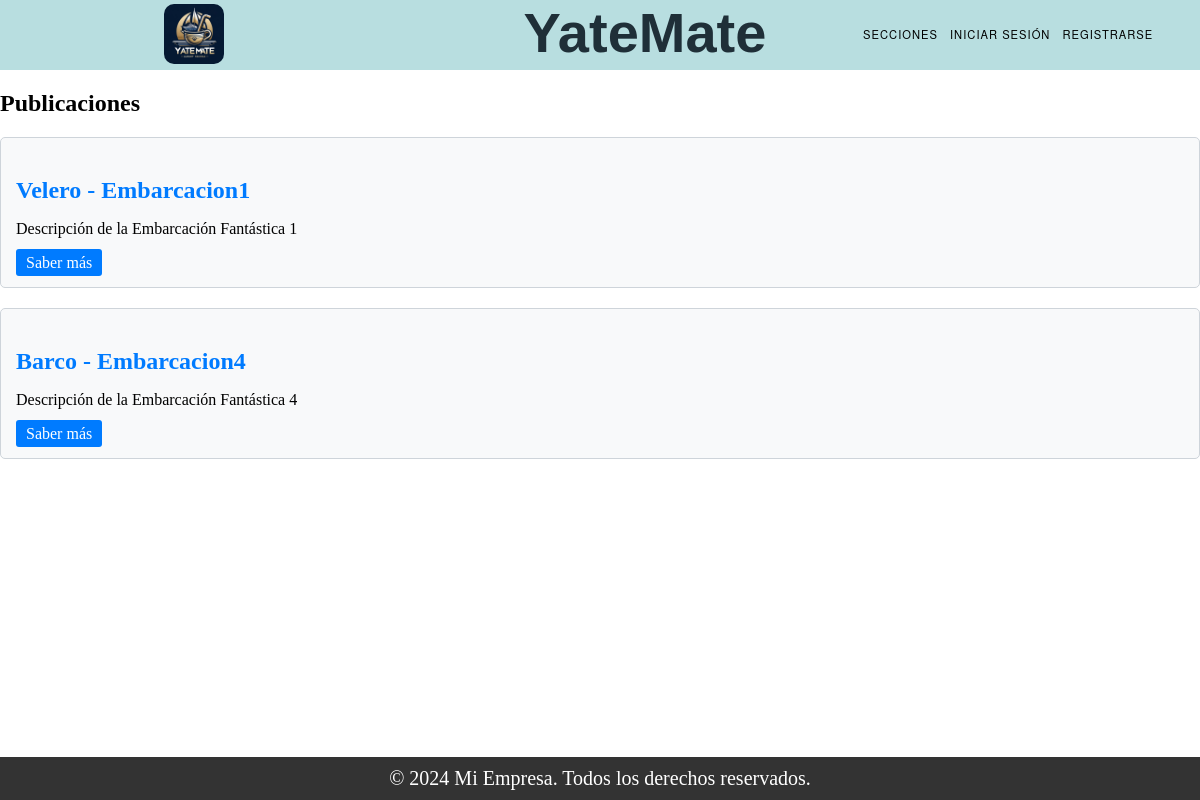
/list_publication_boat/, run on an earlier commit of the app's database.
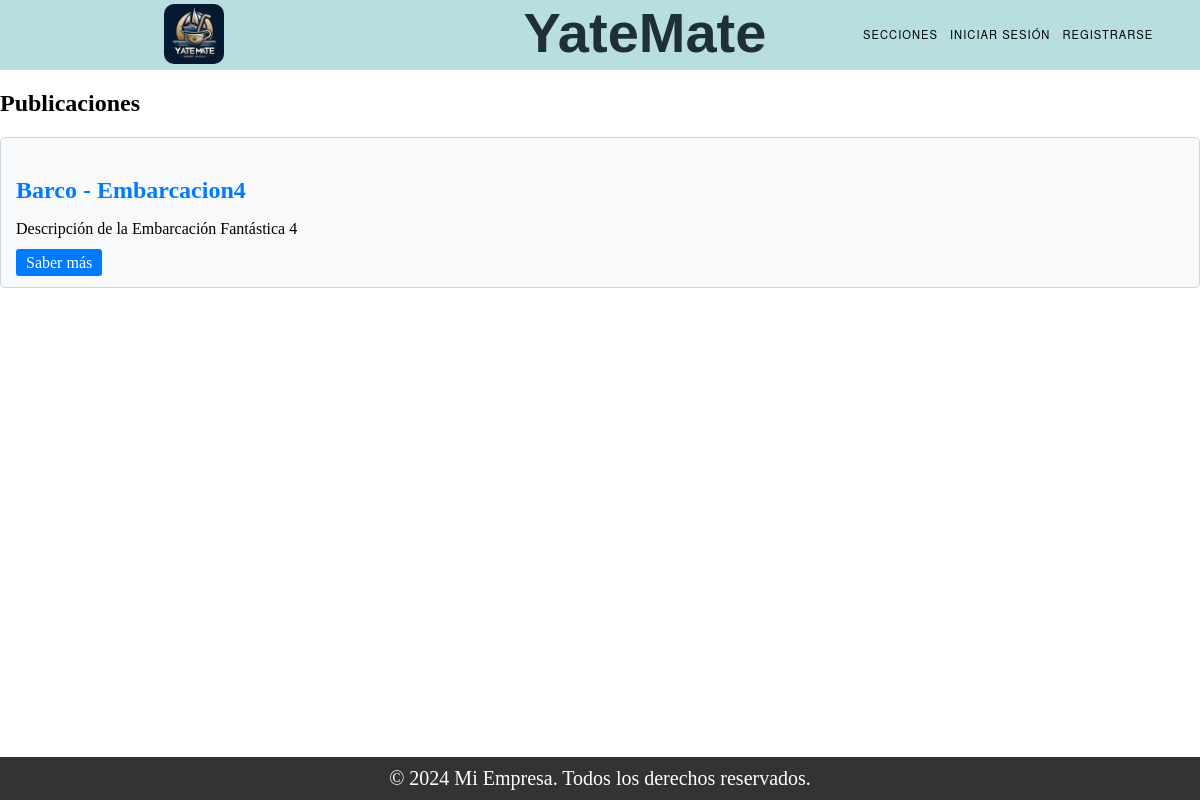
And on a later commit of the database.
### Trueque/models.py (models this page shows, shortened)
class Publicacion_Embarcacion(models.Model):
    ESTADO_CHOICES = (
        ('Vigente', 'Vigente'),
        ('Proceso', 'Proceso'),
        ('Finalizado', 'Finalizado'),
    )
    embarcacion = models.ForeignKey(Embarcacion, on_delete=models.CASCADE)
    descripcion = models.TextField()
    estado = models.CharField(max_length=50)

### Register/models.py (models this page shows, shortened)
class Embarcacion(models.Model):
    TIPOS = (
        ('Velero', 'Velero'),
        ('Yate', 'Yate'),
        ('Lancha', 'Lancha'),
        ('Barco', 'Barco'),
    )
    eslora = models.FloatField()
    manga = models.FloatField()
    calado = models.FloatField()
    matricula = models.CharField(max_length=20, unique=True)
    nombre_fantasia = models.CharField(max_length=255)
    foto = models.ImageField(upload_to='img/', null=True, blank=True)
    dueno = models.ForeignKey(User, on_delete=models.SET_NULL, null=True)
    tipo = models.CharField(max_length=20, choices=TIPOS)

### Trueque/views.py (the view)
# urls.py: path("list_publication_boat/", views.list_publication_boat, name="list_publication_boat"),
def list_publication_boat(request):
    embarcaciones_vigentes = Publicacion_Embarcacion.objects.filter(estado='Vigente')
    return render(request, "list_publication_boat.html", {'embarcaciones_vigentes': embarcaciones_vigentes,'tipo_objetos': 'Embarcaciones',})

### Trueque/templates/list_publication_boat.html (shortened to what this page needs)
{% extends "base.html" %}
{% block content %}
{% if embarcaciones_vigentes %}
    <h2>Publicaciones</h2>
    {% for embarcacion in  embarcaciones_vigentes %}
        <div class="card">
            <h3 class="card-title">{{ embarcacion.embarcacion.tipo }} - {{ embarcacion.embarcacion.nombre_fantasia }}</h3>
            <p>{{ embarcacion.descripcion|truncatechars:70 }}</p>
            <a href="{% url 'saber_mas' id=embarcacion.id tipo_objetos=tipo_objetos %}" class="btn btn-card">Saber más</a>
        </div>
    {% endfor %}
{% else %}
    <p>No se cuenta con Publicaciones.</p>
{% endif %}
{% endblock %}

What changed in the data, as far as the page shows it:
removed Publicacion_Embarcacion: embarcacion.tipo "Velero", embarcacion.nombre_fantasia "Embarcacion1", descripcion "Descripción de la Embarcación Fantástica 1"
